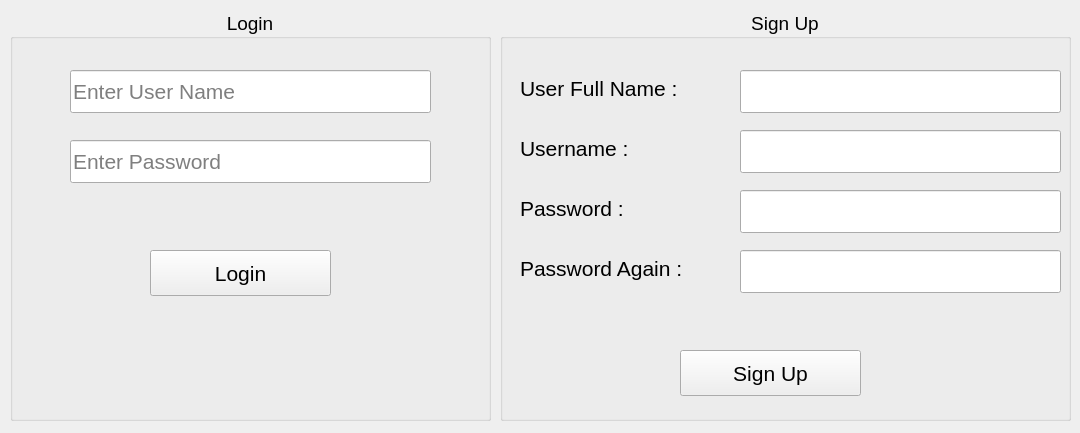
<?xml version="1.0" encoding="UTF-8"?>
<ui version="4.0">
 <class>Form</class>
 <widget class="QWidget" name="Form">
  <property name="geometry">
   <rect>
    <x>0</x>
    <y>0</y>
    <width>1080</width>
    <height>433</height>
   </rect>
  </property>
  <property name="windowTitle">
   <string>Form</string>
  </property>
  <widget class="QGroupBox" name="login_groupBox">
   <property name="geometry">
    <rect>
     <x>10</x>
     <y>10</y>
     <width>481</width>
     <height>411</height>
    </rect>
   </property>
   <property name="font">
    <font>
     <family>Segoe UI</family>
     <pointsize>14</pointsize>
    </font>
   </property>
   <property name="layoutDirection">
    <enum>Qt::LeftToRight</enum>
   </property>
   <property name="title">
    <string>Login</string>
   </property>
   <property name="alignment">
    <set>Qt::AlignCenter</set>
   </property>
   <widget class="QLineEdit" name="password_lineEdit">
    <property name="geometry">
     <rect>
      <x>60</x>
      <y>130</y>
      <width>361</width>
      <height>43</height>
     </rect>
    </property>
    <property name="font">
     <font>
      <family>Segoe UI</family>
      <pointsize>16</pointsize>
     </font>
    </property>
    <property name="echoMode">
     <enum>QLineEdit::Password</enum>
    </property>
    <property name="placeholderText">
     <string>Enter Password</string>
    </property>
   </widget>
   <widget class="QLineEdit" name="user_name_lineEdit">
    <property name="geometry">
     <rect>
      <x>60</x>
      <y>60</y>
      <width>361</width>
      <height>43</height>
     </rect>
    </property>
    <property name="font">
     <font>
      <family>Segoe UI</family>
      <pointsize>16</pointsize>
     </font>
    </property>
    <property name="placeholderText">
     <string>Enter User Name</string>
    </property>
   </widget>
   <widget class="QPushButton" name="login_pushButton">
    <property name="geometry">
     <rect>
      <x>140</x>
      <y>240</y>
      <width>181</width>
      <height>46</height>
     </rect>
    </property>
    <property name="font">
     <font>
      <family>Segoe UI</family>
      <pointsize>16</pointsize>
     </font>
    </property>
    <property name="text">
     <string>Login</string>
    </property>
   </widget>
   <widget class="QLabel" name="sure_label">
    <property name="enabled">
     <bool>true</bool>
    </property>
    <property name="geometry">
     <rect>
      <x>10</x>
      <y>190</y>
      <width>463</width>
      <height>23</height>
     </rect>
    </property>
    <property name="font">
     <font>
      <family>Segoe UI</family>
      <pointsize>10</pointsize>
     </font>
    </property>
    <property name="text">
     <string/>
    </property>
   </widget>
  </widget>
  <widget class="QGroupBox" name="signup_groupBox">
   <property name="geometry">
    <rect>
     <x>500</x>
     <y>10</y>
     <width>571</width>
     <height>411</height>
    </rect>
   </property>
   <property name="font">
    <font>
     <family>Segoe UI</family>
     <pointsize>14</pointsize>
    </font>
   </property>
   <property name="title">
    <string>Sign Up</string>
   </property>
   <property name="alignment">
    <set>Qt::AlignCenter</set>
   </property>
   <widget class="QLineEdit" name="username_lineEdit">
    <property name="geometry">
     <rect>
      <x>240</x>
      <y>120</y>
      <width>321</width>
      <height>43</height>
     </rect>
    </property>
    <property name="font">
     <font>
      <family>Segoe UI</family>
      <pointsize>16</pointsize>
     </font>
    </property>
    <property name="echoMode">
     <enum>QLineEdit::Normal</enum>
    </property>
    <property name="placeholderText">
     <string/>
    </property>
   </widget>
   <widget class="QLineEdit" name="user_full_name_lineEdit">
    <property name="geometry">
     <rect>
      <x>240</x>
      <y>60</y>
      <width>321</width>
      <height>43</height>
     </rect>
    </property>
    <property name="font">
     <font>
      <family>Segoe UI</family>
      <pointsize>16</pointsize>
     </font>
    </property>
    <property name="placeholderText">
     <string/>
    </property>
   </widget>
   <widget class="QPushButton" name="signup_pushButton">
    <property name="geometry">
     <rect>
      <x>180</x>
      <y>340</y>
      <width>181</width>
      <height>46</height>
     </rect>
    </property>
    <property name="font">
     <font>
      <family>Segoe UI</family>
      <pointsize>16</pointsize>
     </font>
    </property>
    <property name="text">
     <string>Sign Up</string>
    </property>
   </widget>
   <widget class="QLineEdit" name="password_signup_lineEdit">
    <property name="geometry">
     <rect>
      <x>240</x>
      <y>180</y>
      <width>321</width>
      <height>43</height>
     </rect>
    </property>
    <property name="font">
     <font>
      <family>Segoe UI</family>
      <pointsize>16</pointsize>
     </font>
    </property>
    <property name="echoMode">
     <enum>QLineEdit::Password</enum>
    </property>
    <property name="placeholderText">
     <string/>
    </property>
   </widget>
   <widget class="QLineEdit" name="password_confirm_signup_lineEdit">
    <property name="geometry">
     <rect>
      <x>240</x>
      <y>240</y>
      <width>321</width>
      <height>43</height>
     </rect>
    </property>
    <property name="font">
     <font>
      <family>Segoe UI</family>
      <pointsize>16</pointsize>
     </font>
    </property>
    <property name="echoMode">
     <enum>QLineEdit::Password</enum>
    </property>
    <property name="placeholderText">
     <string/>
    </property>
   </widget>
   <widget class="QLabel" name="user_full_name_label">
    <property name="geometry">
     <rect>
      <x>20</x>
      <y>60</y>
      <width>200</width>
      <height>37</height>
     </rect>
    </property>
    <property name="font">
     <font>
      <family>Segoe UI</family>
      <pointsize>16</pointsize>
     </font>
    </property>
    <property name="text">
     <string>User Full Name :</string>
    </property>
   </widget>
   <widget class="QLabel" name="user_last_name_label">
    <property name="geometry">
     <rect>
      <x>20</x>
      <y>120</y>
      <width>132</width>
      <height>37</height>
     </rect>
    </property>
    <property name="font">
     <font>
      <family>Segoe UI</family>
      <pointsize>16</pointsize>
     </font>
    </property>
    <property name="text">
     <string>Username :</string>
    </property>
   </widget>
   <widget class="QLabel" name="password_label">
    <property name="geometry">
     <rect>
      <x>20</x>
      <y>180</y>
      <width>131</width>
      <height>37</height>
     </rect>
    </property>
    <property name="font">
     <font>
      <family>Segoe UI</family>
      <pointsize>16</pointsize>
     </font>
    </property>
    <property name="text">
     <string>Password : </string>
    </property>
   </widget>
   <widget class="QLabel" name="password_confirm_label">
    <property name="geometry">
     <rect>
      <x>20</x>
      <y>240</y>
      <width>207</width>
      <height>37</height>
     </rect>
    </property>
    <property name="font">
     <font>
      <family>Segoe UI</family>
      <pointsize>16</pointsize>
     </font>
    </property>
    <property name="text">
     <string>Password Again : </string>
    </property>
   </widget>
   <widget class="QLabel" name="wrong_password_label">
    <property name="geometry">
     <rect>
      <x>150</x>
      <y>300</y>
      <width>265</width>
      <height>28</height>
     </rect>
    </property>
    <property name="font">
     <font>
      <pointsize>12</pointsize>
     </font>
    </property>
    <property name="text">
     <string/>
    </property>
   </widget>
  </widget>
 </widget>
 <resources/>
 <connections/>
</ui>
